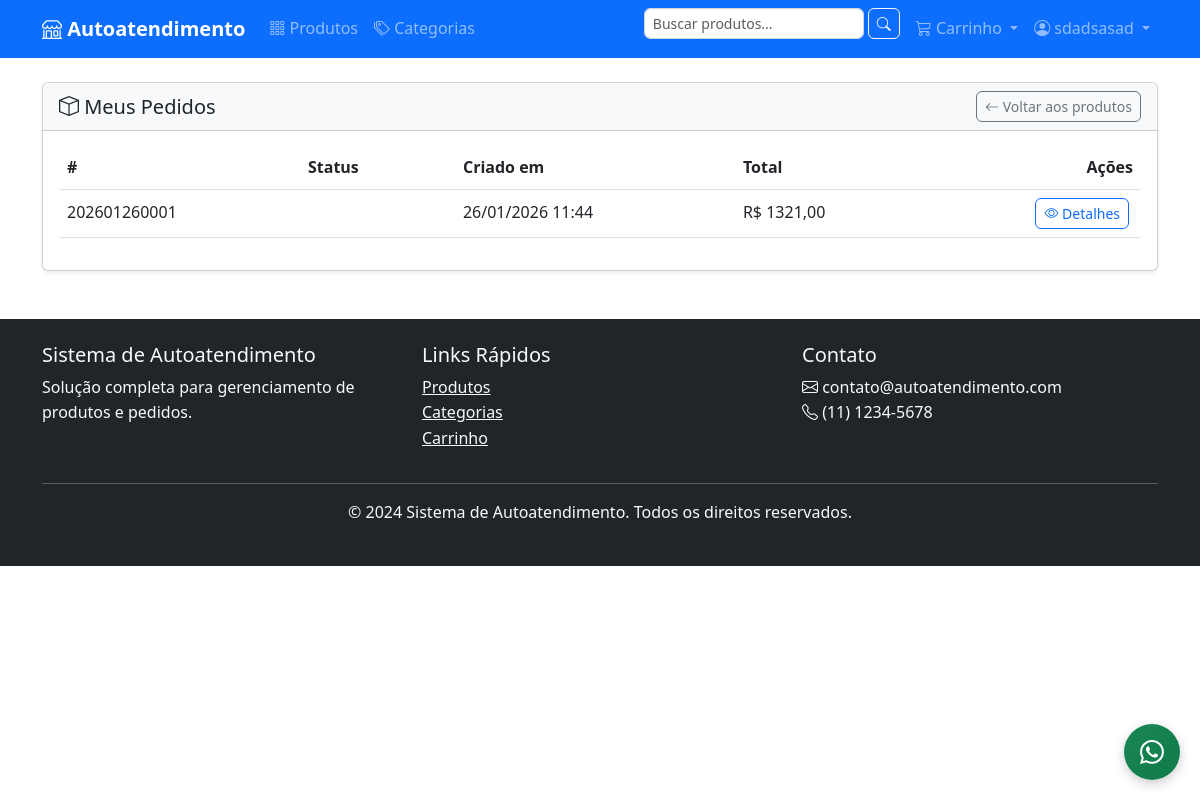
Before: /orders/list/ (signed in) with the older database file.
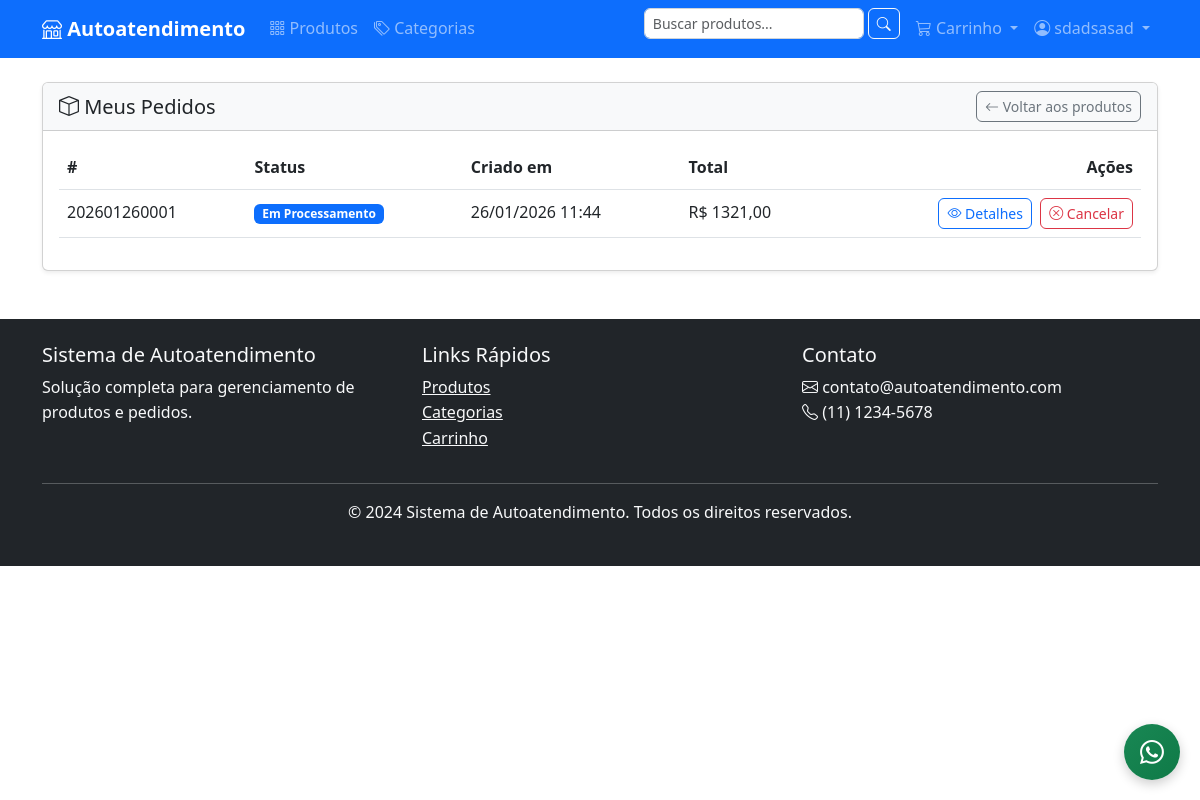
After: the same page with the newer database file.
### orders/models.py (models this page shows, shortened)
class Order(models.Model):
    STATUS_CHOICES = [
        ('processing', 'Em Processamento'),
        ('out_for_delivery', 'Em Rota de Entrega'),
        ('completed', 'Concluído'),
        ('cancelled', 'Cancelado'),
    ]
    id = models.UUIDField(primary_key=True, default=uuid.uuid4, editable=False)
    order_number = models.CharField('Número do Pedido', max_length=20, unique=True, db_index=True)
    user = models.ForeignKey(
        User,
        on_delete=models.SET_NULL,
        null=True,
        blank=True,
        verbose_name='Usuário'
    )
    session_key = models.CharField('Chave da Sessão', max_length=40, blank=True, db_index=True)
    customer_name = models.CharField('Nome do Cliente', max_length=100)
    customer_email = models.EmailField('Email do Cliente')
    customer_phone = models.CharField('Telefone do Cliente', max_length=20)
    status = models.CharField('Status', max_length=20, choices=STATUS_CHOICES, default='processing')
    subtotal = models.DecimalField('Subtotal', max_digits=10, decimal_places=2, default=0)
    shipping_cost = models.DecimalField('Frete', max_digits=10, decimal_places=2, default=0)
    total_amount = models.DecimalField('Total', max_digits=10, decimal_places=2, default=0)
    notes = models.TextField('Observações', blank=True)
    created_at = models.DateTimeField('Criado em', auto_now_add=True)
    updated_at = models.DateTimeField('Atualizado em', auto_now=True)
    class Meta:
        verbose_name = 'Pedido'
        verbose_name_plural = 'Pedidos'
        ordering = ['-created_at']
        indexes = [
            models.Index(fields=['order_number']),
            models.Index(fields=['status']),
            models.Index(fields=['created_at']),
            models.Index(fields=['customer_email']),
        ]
    def get_absolute_url(self):
        return reverse('orders:order_detail', kwargs={'order_number': self.order_number})
    @property
    def status_display(self):
        return dict(self.STATUS_CHOICES).get(self.status, self.status)
    def can_be_cancelled(self):
        return self.status == 'processing'

### orders/views.py (the view)
# urls.py: path('list/', views.OrderListView.as_view(), name='order_list'),
class OrderListView(TemplateView):
    template_name = 'orders/order_list.html'
    def get_context_data(self, **kwargs):
        context = super().get_context_data(**kwargs)
        if self.request.user.is_authenticated:
            orders = Order.objects.filter(user=self.request.user).order_by('-created_at')
        else:
            orders = Order.objects.filter(
                session_key=self.request.session.session_key
            ).order_by('-created_at')
        context['orders'] = orders.select_related('shipping_address').prefetch_related('items__product')
        return context

### cart/context_processors.py (called while the page is built)
def cart(request):
    session_key = request.session.session_key
    if not session_key:
        return {'cart': None, 'cart_total': 0, 'cart_amount': 0}
    try:
        cart = Cart.objects.get(session_key=session_key)
        return {
            'cart': cart,
            'cart_total': cart.total_items,
            'cart_amount': cart.total_amount
        }
    except Cart.DoesNotExist:
        return {'cart': None, 'cart_total': 0, 'cart_amount': 0}

### templates/orders/order_list.html (shortened to what this page needs)
{% extends "base.html" %}
{% load static %}
{% block content %}
<div class="card shadow-sm">
  <div class="card-header bg-light d-flex justify-content-between align-items-center">
    <h5 class="mb-0"><i class="bi bi-box"></i> Meus Pedidos</h5>
    <a href="{% url 'products:product_list' %}" class="btn btn-sm btn-outline-secondary">
      <i class="bi bi-arrow-left"></i> Voltar aos produtos
    </a>
  </div>
  <div class="card-body">
    {% if orders %}
    <div class="table-responsive">
      <table class="table table-hover align-middle">
        <thead>
          <tr>
            <th>#</th>
            <th>Status</th>
            <th>Criado em</th>
            <th>Total</th>
            <th class="text-end">Ações</th>
          </tr>
        </thead>
        <tbody>
          {% for order in orders %}
          <tr id="order-row-{{ order.order_number }}">
            <td>{{ order.order_number }}</td>
            <td>
              <span id="status-badge-{{ order.order_number }}" class="badge
                {% if order.status == 'processing' %}bg-primary{% elif order.status == 'out_for_delivery' %}bg-warning text-dark{% elif order.status == 'completed' %}bg-success{% elif order.status == 'cancelled' %}bg-danger{% endif %}">
                {{ order.status_display }}
              </span>
            </td>
            <td>{{ order.created_at|date:"d/m/Y H:i" }}</td>
            <td>R$ {{ order.total_amount|floatformat:2 }}</td>
            <td class="text-end">
              <a href="{{ order.get_absolute_url }}" class="btn btn-sm btn-outline-primary me-1">
                <i class="bi bi-eye"></i> Detalhes
              </a>
              {% if order.can_be_cancelled %}
              <button
                class="btn btn-sm btn-outline-danger cancel-order-btn"
                data-order-number="{{ order.order_number }}">
                <i class="bi bi-x-circle"></i> Cancelar
              </button>
              {% endif %}
            </td>
          </tr>
          {% endfor %}
        </tbody>
      </table>
    </div>
    {% else %}
      <p class="text-muted mb-0">Você não possui pedidos.</p>
    {% endif %}
  </div>
</div>
{% endblock %}

Changed rows visible on the page:
changed Order: status "pending" → "processing" (drawn); status_display (not shown) → "Em Processamento"
